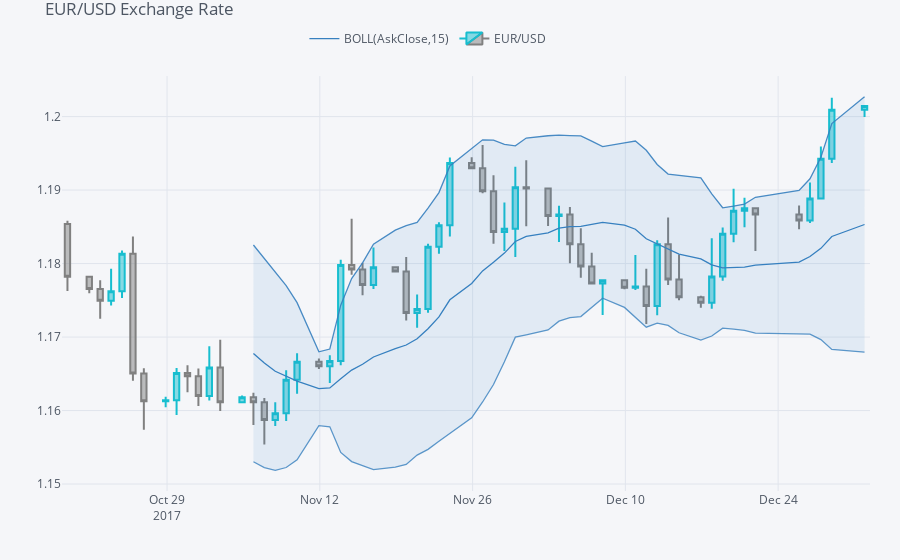

The notebook cell saved with this chart:
### Code cell
qf.add_bollinger_bands(periods=15, boll_std=2)
plyo.iplot(qf.iplot(asFigure=True), image='png', filename='qf_02')
